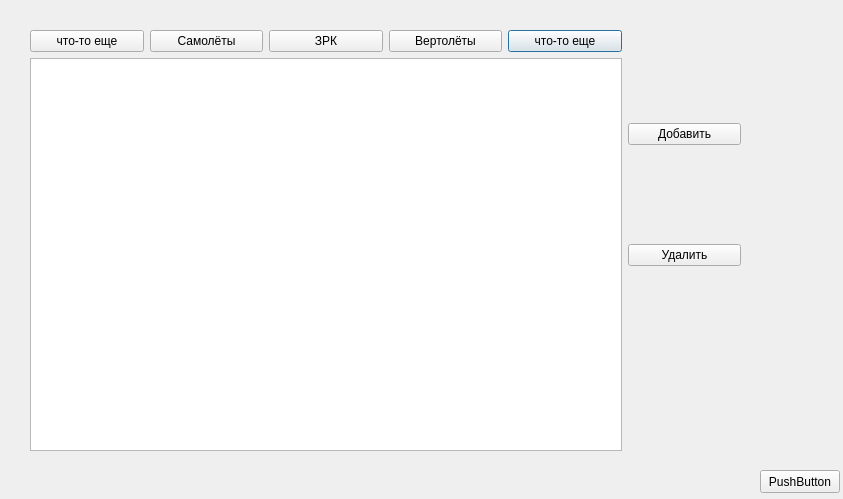
<?xml version="1.0" encoding="UTF-8"?>
<ui version="4.0">
 <class>DataWindow</class>
 <widget class="QDialog" name="DataWindow">
  <property name="geometry">
   <rect>
    <x>0</x>
    <y>0</y>
    <width>843</width>
    <height>499</height>
   </rect>
  </property>
  <property name="windowTitle">
   <string>Dialog</string>
  </property>
  <widget class="QWidget" name="layoutWidget">
   <property name="geometry">
    <rect>
     <x>30</x>
     <y>30</y>
     <width>711</width>
     <height>421</height>
    </rect>
   </property>
   <layout class="QGridLayout" name="gridLayout">
    <item row="2" column="4">
     <widget class="QPushButton" name="pushButton_2">
      <property name="text">
       <string>что-то еще</string>
      </property>
     </widget>
    </item>
    <item row="2" column="2">
     <widget class="QPushButton" name="zrkButton">
      <property name="text">
       <string>ЗРК</string>
      </property>
     </widget>
    </item>
    <item row="2" column="5" rowspan="2">
     <widget class="QPushButton" name="addButton">
      <property name="text">
       <string>Добавить</string>
      </property>
     </widget>
    </item>
    <item row="3" column="0" rowspan="3" colspan="5">
     <widget class="QTableView" name="tableView"/>
    </item>
    <item row="4" column="5">
     <widget class="QPushButton" name="deleteButton">
      <property name="text">
       <string>Удалить</string>
      </property>
     </widget>
    </item>
    <item row="2" column="3">
     <widget class="QPushButton" name="pushButton_5">
      <property name="text">
       <string>Вертолёты</string>
      </property>
     </widget>
    </item>
    <item row="2" column="1">
     <widget class="QPushButton" name="planeButton">
      <property name="text">
       <string>Самолёты</string>
      </property>
     </widget>
    </item>
    <item row="2" column="0">
     <widget class="QPushButton" name="pushButton_7">
      <property name="text">
       <string>что-то еще</string>
      </property>
     </widget>
    </item>
   </layout>
  </widget>
  <widget class="QPushButton" name="zalupa">
   <property name="geometry">
    <rect>
     <x>760</x>
     <y>470</y>
     <width>80</width>
     <height>23</height>
    </rect>
   </property>
   <property name="text">
    <string>PushButton</string>
   </property>
  </widget>
 </widget>
 <resources/>
 <connections/>
</ui>
